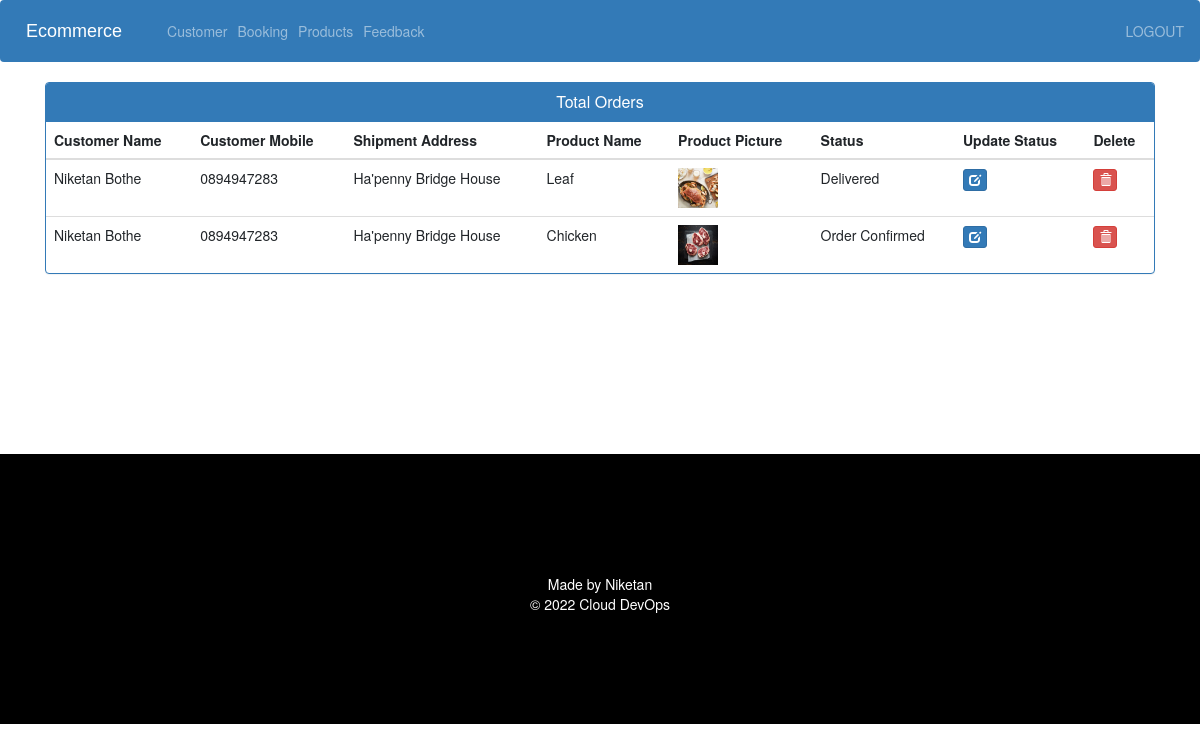
The page /admin-view-booking (signed in) on the database its author committed.
### ecom/models.py (models this page shows, shortened)
class Customer(models.Model):
    user=models.OneToOneField(User,on_delete=models.CASCADE)
    profile_pic= models.ImageField(upload_to='profile_pic/CustomerProfilePic/',null=True,blank=True)
    address = models.CharField(max_length=40)
    mobile = models.CharField(max_length=20,null=False)
    @property
    def get_name(self):
        return self.user.first_name+" "+self.user.last_name

class Orders(models.Model):
    STATUS =(
        ('Pending','Pending'),
        ('Order Confirmed','Order Confirmed'),
        ('Out for Delivery','Out for Delivery'),
        ('Delivered','Delivered'),
    )
    customer=models.ForeignKey('Customer', on_delete=models.CASCADE,null=True)
    product=models.ForeignKey('Product',on_delete=models.CASCADE,null=True)
    email = models.CharField(max_length=50,null=True)
    address = models.CharField(max_length=500,null=True)
    mobile = models.CharField(max_length=20,null=True)
    order_date= models.DateField(auto_now_add=True,null=True)
    status=models.CharField(max_length=50,null=True,choices=STATUS)

class Product(models.Model):
    name=models.CharField(max_length=40)
    product_image= models.ImageField(upload_to='product_image/',null=True,blank=True)
    price = models.PositiveIntegerField()
    description=models.CharField(max_length=40)

### ecom/views.py (the view)
# urls.py: path('admin-view-booking', views.admin_view_booking_view,name='admin-view-booking'),
@login_required(login_url='adminlogin')
def admin_view_booking_view(request):
    orders=models.Orders.objects.all()
    ordered_products=[]
    ordered_bys=[]
    for order in orders:
        ordered_product=models.Product.objects.all().filter(id=order.product.id)
        ordered_by=models.Customer.objects.all().filter(id = order.customer.id)
        ordered_products.append(ordered_product)
        ordered_bys.append(ordered_by)
    return render(request,'ecom/admin_view_booking.html',{'data':zip(ordered_products,ordered_bys,orders)})

### templates/ecom/admin_view_booking.html (shortened to what this page needs)
{% extends 'ecom/admin_base.html' %}
{% load static %}
{% block content %}
<head>
  <link href="//netdna.bootstrapcdn.com/bootstrap/3.0.0/css/bootstrap.min.css" rel="stylesheet" id="bootstrap-css">
</head>
<div class="container">
  <div class="panel panel-primary">
    <div class="panel-heading">
      <h6 class="panel-title">Total Orders</h6>
    </div>
    <table class="table table-hover" id="dev-table">
      <thead>
        <tr>
          <th>Customer Name</th>
          <th>Customer Mobile</th>
          <th>Shipment Address</th>
          <th>Product Name</th>
          <th>Product Picture</th>
          <th>Status</th>
          <th>Update Status</th>
          <th>Delete</th>
        </tr>
      </thead>
      {% for product,customer,order in data %}
      <tr>
        {% for c in customer %}
        <td> {{c.get_name}}</td>
        <td>{{c.mobile}}</td>
        <td>{{order.address}}</td>
        {% endfor %}
        {% for p in product %}
        <td> {{p.name}}</td>
        <td> <img src="{% static p.product_image.url %}" alt="Profile Pic" height="40px" width="40px" /></td>
        <td>{{order.status}}</td>
        <td><a class="btn btn-primary btn-xs" href="{% url 'update-order' order.id  %}"><span class="glyphicon glyphicon-edit"></span></a></td>
        <td><a class="btn btn-danger btn-xs" href="{% url 'delete-order' order.id  %}"><span class="glyphicon glyphicon-trash"></span></a></td>
        {% endfor %}
      </tr>
      {% endfor %}
    </table>
  </div>
</div>
{% endblock content %}

### templates/ecom/admin_view_booking.html (style rules this page uses)
a:link { text-decoration: none; }
h6 { text-align: center; }

### rows shown on the page
Orders: address "Ha'penny Bridge House", status "Delivered"
Customer: get_name "Niketan Bothe", mobile "0894947283"
Product: name "Leaf", product_image (picture)
Orders: address "Ha'penny Bridge House", status "Order Confirmed"
Product: name "Chicken", product_image (picture)
